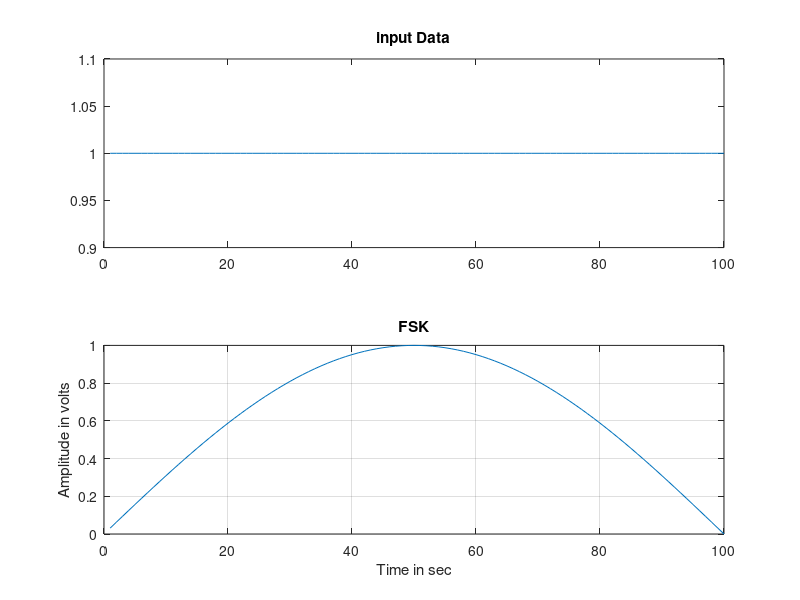

Write MATLAB code to recreate this figure.
clc;
clear all;
close all;
n=input('Enter the data bits');
y=length(n);
freq1=input('Enter the frequency 1: ');
freq2=input('Enter the frequency 2: ');
for i=1:y
    if n(1,i)==0
        for t=((i-1)*100+1):(i*100)
            y(t)=sin(2*pi*freq1*t/1000);
            x(t)=0;
        end
    else
        for t=(i-1)*100+1:(i*100)
            y(t)=sin(2*pi*freq2*t/1000);
            x(t)=1;
        end
    end
end
figure(1);
subplot(2,1,1);
plot(x);
title('input Data');
subplot(2,1,2);
plot(y);
xlabel('Time in sec');
ylabel('Amplitude in volts');
title('FSK');
grid on;